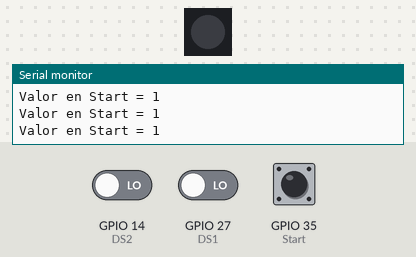
The sketch below on a simulated ESP32. Shown: 1 RGB LEDs in strip order, left to right, the last lines printed to the serial monitor. The test bench sets the inputs (shaded band); at power-on: GPIO 35 (Start) HIGH, GPIO 14 (DS2) LOW, GPIO 27 (DS1) LOW. Dim RGB values are drawn brighter than linear.

Above: at 2.2 s.
2.3 s: GPIO 35 (Start) pulled LOW for 0.15 s
3.9 s: GPIO 14 (DS2) driven HIGH
At 4.6 s:
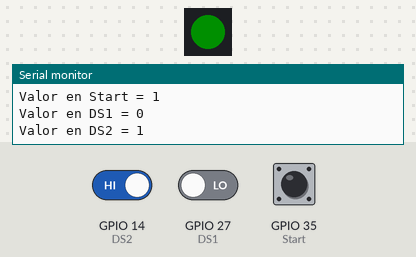
5.4 s: GPIO 14 (DS2) driven LOW
At 7.3 s:
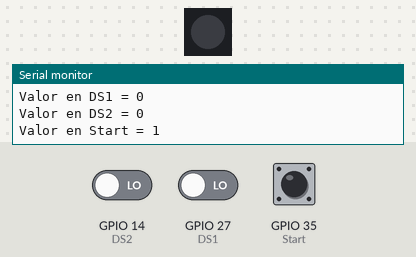
7.6 s: GPIO 27 (DS1) driven HIGH
At 8.8 s:
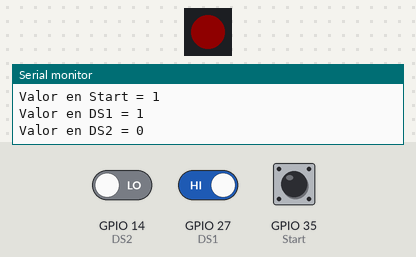
9.1 s: GPIO 27 (DS1) driven LOW
At 10.6 s:
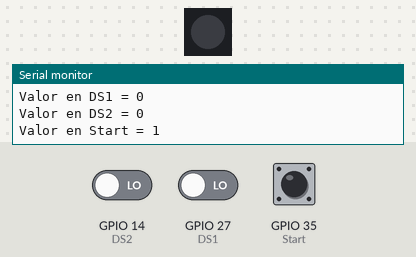
Timing chart, 0 to 12.1 s (numbered marks = the images above; inputs shaded):
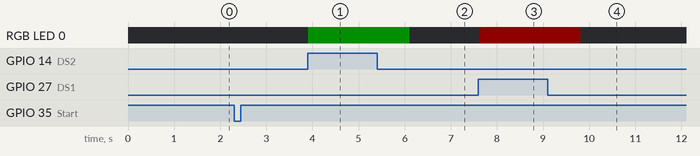

The sketch:

Start.ino
```cpp
//Adafruit Neopixel library
#include <Adafruit_NeoPixel.h>
//Pin de los NeoPixel
#define PIN 32
//Cuanto NeoPixel estan conectados
#define NUMPIXELS 1
//definicion de objeto
Adafruit_NeoPixel pixels (NUMPIXELS, PIN, NEO_GRB + NEO_KHZ800);
//Tiempo de retraso a utilizar
#define DELAYVAL 1000
//Intensidad de la NeoPixel
int brillo = 25;
//Definision de los pines del Dip Swicht
#define DS1 27 //Dip Swicht #1
#define DS2 14 //Dip Swicht #2
//Variable para leer estado del dip swicht
int estadoDS1 = 0;
int estadoDS2 = 0;

//Toggle
int Start = 35;
int StartOld;
int StartNew;
int ON;

void setup() {
  // Activador del monitor serial
  Serial.begin(115200);
  //Definir configuracion de pines de entrada
  pinMode(DS1, INPUT);
  pinMode(DS2, INPUT);
  pinMode(Start, INPUT);

  //Inicia el objeto a utilizar
  pixels.begin ();
  //Asignar el brillo
  pixels.setBrightness(brillo);
  // Desactivar lo colores del NeoPixel
  pixels.clear();
  pixels.show();
  delay (1000);
}

void loop() {
 //Loop para leer y desplegar el estado de Start
  StartNew = digitalRead(Start);
  Serial.print("Valor en Start = ");
  Serial.println(StartNew);
    delay(100);

    //configuracion de start
  if((StartNew == LOW) && (StartOld == HIGH)){
    ON = 1 -ON;
    }
    StartOld=StartNew;

  if(ON == 1){

  //Loop para leer y desplegar el estado de DS1
  estadoDS1 = digitalRead(DS1);
  Serial.print("Valor en DS1 = ");
  Serial.println(estadoDS1);
  //Loop para leer y desplegar el estado de DS2
  estadoDS2 = digitalRead(DS2);
  Serial.print("Valor en DS2 = ");
  Serial.println(estadoDS2);
  if((estadoDS1 == 1) && (estadoDS2 == 1)){
      pixels.clear();
      pixels.show();
    }
   if((estadoDS1 == 1) && (estadoDS2 == 0)){
      encenderRojo();
    }
   if((estadoDS1 == 0) && (estadoDS2 == 1)){
      encenderVerde();
    }
   if((estadoDS1 == 0) && (estadoDS2 == 0)){
      pixels.clear();
      pixels.show();
    }
  }
  else{
      pixels.clear();
      pixels.show();

    }
  }

void encenderRojo(){
//Mostrar el color rojo
pixels.setPixelColor (0, pixels.Color(150,0,0));
//Mostrar el color
pixels.show();
//Tiempo de mostrado de color
delay (DELAYVAL);
  }

void encenderVerde(){
//Mostrar el color verde
pixels.setPixelColor (0, pixels.Color(0,150,0));
//Mostrar el color
pixels.show();
//Tiempo de mostrado de color
delay (DELAYVAL);
  }
```

Measured:
- after the input at 3.9 s, RGB LED 0: off → RGB(0, 15, 0) at once
- after the input at 5.4 s, RGB LED 0: RGB(0, 15, 0) → off after 0.71 s
- after the input at 7.6 s, RGB LED 0: off → RGB(15, 0, 0) at once
- after the input at 9.1 s, RGB LED 0: RGB(15, 0, 0) → off after 0.72 s
